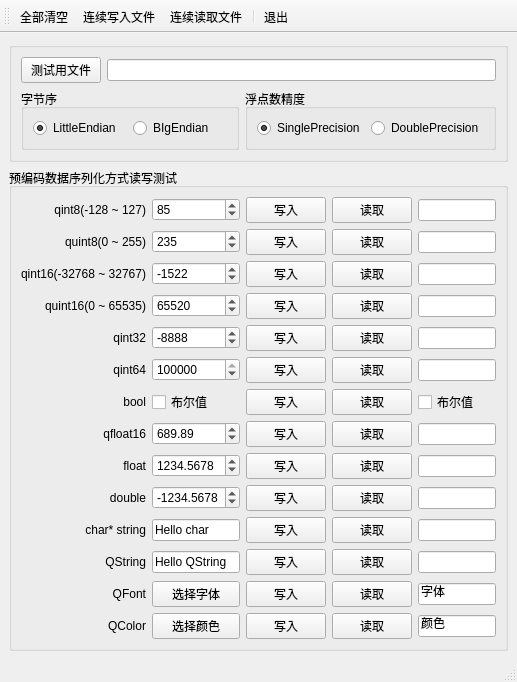
<?xml version="1.0" encoding="UTF-8"?>
<ui version="4.0">
 <class>QtBinFile</class>
 <widget class="QMainWindow" name="QtBinFile">
  <property name="geometry">
   <rect>
    <x>0</x>
    <y>0</y>
    <width>517</width>
    <height>659</height>
   </rect>
  </property>
  <property name="sizePolicy">
   <sizepolicy hsizetype="Preferred" vsizetype="Fixed">
    <horstretch>0</horstretch>
    <verstretch>0</verstretch>
   </sizepolicy>
  </property>
  <property name="windowTitle">
   <string>QtBinFile</string>
  </property>
  <widget class="QWidget" name="centralwidget">
   <layout class="QVBoxLayout" name="verticalLayout">
    <item>
     <widget class="QGroupBox" name="groupIn">
      <property name="sizePolicy">
       <sizepolicy hsizetype="Preferred" vsizetype="Fixed">
        <horstretch>0</horstretch>
        <verstretch>0</verstretch>
       </sizepolicy>
      </property>
      <property name="maximumSize">
       <size>
        <width>16777215</width>
        <height>16777215</height>
       </size>
      </property>
      <property name="title">
       <string/>
      </property>
      <layout class="QGridLayout" name="gridLayout">
       <item row="0" column="0">
        <layout class="QHBoxLayout" name="hlayoutBin">
         <item>
          <widget class="QPushButton" name="btnBin">
           <property name="text">
            <string>测试用文件</string>
           </property>
          </widget>
         </item>
         <item>
          <widget class="QLineEdit" name="txtBin"/>
         </item>
        </layout>
       </item>
       <item row="1" column="0">
        <layout class="QHBoxLayout" name="hlayoutRadio">
         <item>
          <widget class="QGroupBox" name="groupEndian">
           <property name="sizePolicy">
            <sizepolicy hsizetype="Preferred" vsizetype="Fixed">
             <horstretch>0</horstretch>
             <verstretch>0</verstretch>
            </sizepolicy>
           </property>
           <property name="title">
            <string>字节序</string>
           </property>
           <layout class="QHBoxLayout" name="horizontalLayout_2">
            <item>
             <widget class="QRadioButton" name="radioLittle">
              <property name="text">
               <string>LittleEndian</string>
              </property>
              <property name="checked">
               <bool>true</bool>
              </property>
             </widget>
            </item>
            <item>
             <widget class="QRadioButton" name="radioBig">
              <property name="text">
               <string>BIgEndian</string>
              </property>
             </widget>
            </item>
           </layout>
          </widget>
         </item>
         <item>
          <widget class="QGroupBox" name="groupPrec">
           <property name="sizePolicy">
            <sizepolicy hsizetype="Preferred" vsizetype="Fixed">
             <horstretch>0</horstretch>
             <verstretch>0</verstretch>
            </sizepolicy>
           </property>
           <property name="title">
            <string>浮点数精度</string>
           </property>
           <layout class="QHBoxLayout" name="horizontalLayout_3">
            <item>
             <widget class="QRadioButton" name="radioSingle">
              <property name="text">
               <string>SinglePrecision</string>
              </property>
              <property name="checked">
               <bool>true</bool>
              </property>
             </widget>
            </item>
            <item>
             <widget class="QRadioButton" name="radioDouble">
              <property name="text">
               <string>DoublePrecision</string>
              </property>
             </widget>
            </item>
           </layout>
          </widget>
         </item>
        </layout>
       </item>
      </layout>
     </widget>
    </item>
    <item>
     <widget class="QGroupBox" name="groupOut">
      <property name="sizePolicy">
       <sizepolicy hsizetype="Preferred" vsizetype="Fixed">
        <horstretch>0</horstretch>
        <verstretch>0</verstretch>
       </sizepolicy>
      </property>
      <property name="title">
       <string>预编码数据序列化方式读写测试</string>
      </property>
      <layout class="QGridLayout" name="gridLayout_4">
       <item row="7" column="4" rowspan="2" colspan="2">
        <widget class="QDoubleSpinBox" name="dbspinFloat16">
         <property name="maximum">
          <double>999.899999999999977</double>
         </property>
         <property name="value">
          <double>689.889999999999986</double>
         </property>
        </widget>
       </item>
       <item row="11" column="6" rowspan="2">
        <widget class="QPushButton" name="btnDoubleW">
         <property name="text">
          <string>写入</string>
         </property>
        </widget>
       </item>
       <item row="2" column="6">
        <widget class="QPushButton" name="btnQint16W">
         <property name="text">
          <string>写入</string>
         </property>
        </widget>
       </item>
       <item row="4" column="4" colspan="2">
        <widget class="QSpinBox" name="spinQint32">
         <property name="minimum">
          <number>-99999</number>
         </property>
         <property name="maximum">
          <number>99999</number>
         </property>
         <property name="value">
          <number>-8888</number>
         </property>
        </widget>
       </item>
       <item row="4" column="8">
        <widget class="QLineEdit" name="txtQint32"/>
       </item>
       <item row="13" column="8" rowspan="2">
        <widget class="QLineEdit" name="txtCharR"/>
       </item>
       <item row="15" column="7">
        <widget class="QPushButton" name="btnQStringR">
         <property name="text">
          <string>读取</string>
         </property>
        </widget>
       </item>
       <item row="7" column="6" rowspan="2">
        <widget class="QPushButton" name="btnFloat16W">
         <property name="text">
          <string>写入</string>
         </property>
        </widget>
       </item>
       <item row="6" column="0" colspan="4">
        <widget class="QLabel" name="labBool">
         <property name="text">
          <string>bool</string>
         </property>
         <property name="alignment">
          <set>Qt::AlignRight|Qt::AlignTrailing|Qt::AlignVCenter</set>
         </property>
        </widget>
       </item>
       <item row="9" column="0" rowspan="2" colspan="4">
        <widget class="QLabel" name="labFloat">
         <property name="text">
          <string>float</string>
         </property>
         <property name="alignment">
          <set>Qt::AlignRight|Qt::AlignTrailing|Qt::AlignVCenter</set>
         </property>
        </widget>
       </item>
       <item row="16" column="7" rowspan="2">
        <widget class="QPushButton" name="btnFontR">
         <property name="text">
          <string>读取</string>
         </property>
        </widget>
       </item>
       <item row="11" column="4" rowspan="2" colspan="2">
        <widget class="QDoubleSpinBox" name="dbspinDouble">
         <property name="decimals">
          <number>4</number>
         </property>
         <property name="minimum">
          <double>-9999.000000000000000</double>
         </property>
         <property name="maximum">
          <double>9999.000000000000000</double>
         </property>
         <property name="value">
          <double>-1234.567800000000034</double>
         </property>
        </widget>
       </item>
       <item row="0" column="8">
        <widget class="QLineEdit" name="txtQint8"/>
       </item>
       <item row="3" column="7">
        <widget class="QPushButton" name="btnQuint16R">
         <property name="text">
          <string>读取</string>
         </property>
        </widget>
       </item>
       <item row="13" column="0" rowspan="2" colspan="4">
        <widget class="QLabel" name="labChar">
         <property name="text">
          <string>char* string</string>
         </property>
         <property name="alignment">
          <set>Qt::AlignRight|Qt::AlignTrailing|Qt::AlignVCenter</set>
         </property>
        </widget>
       </item>
       <item row="7" column="2" rowspan="2" colspan="2">
        <widget class="QLabel" name="labFloat16">
         <property name="text">
          <string>qfloat16</string>
         </property>
         <property name="alignment">
          <set>Qt::AlignRight|Qt::AlignTrailing|Qt::AlignVCenter</set>
         </property>
        </widget>
       </item>
       <item row="0" column="6">
        <widget class="QPushButton" name="btnQint8W">
         <property name="text">
          <string>写入</string>
         </property>
        </widget>
       </item>
       <item row="6" column="8">
        <widget class="QCheckBox" name="chkRbool">
         <property name="text">
          <string>布尔值</string>
         </property>
        </widget>
       </item>
       <item row="15" column="8">
        <widget class="QLineEdit" name="txtQStringR"/>
       </item>
       <item row="5" column="8">
        <widget class="QLineEdit" name="txtQint64"/>
       </item>
       <item row="2" column="7">
        <widget class="QPushButton" name="btnQint16R">
         <property name="text">
          <string>读取</string>
         </property>
        </widget>
       </item>
       <item row="11" column="0" rowspan="2" colspan="4">
        <widget class="QLabel" name="labDouble">
         <property name="text">
          <string>double</string>
         </property>
         <property name="alignment">
          <set>Qt::AlignRight|Qt::AlignTrailing|Qt::AlignVCenter</set>
         </property>
        </widget>
       </item>
       <item row="4" column="0" colspan="4">
        <widget class="QLabel" name="labInt32">
         <property name="text">
          <string>qint32</string>
         </property>
         <property name="alignment">
          <set>Qt::AlignRight|Qt::AlignTrailing|Qt::AlignVCenter</set>
         </property>
        </widget>
       </item>
       <item row="1" column="6">
        <widget class="QPushButton" name="btnQuint8W">
         <property name="text">
          <string>写入</string>
         </property>
        </widget>
       </item>
       <item row="0" column="4" colspan="2">
        <widget class="QSpinBox" name="spinQint8">
         <property name="minimum">
          <number>-128</number>
         </property>
         <property name="maximum">
          <number>127</number>
         </property>
         <property name="value">
          <number>85</number>
         </property>
        </widget>
       </item>
       <item row="16" column="8" rowspan="2">
        <widget class="QLineEdit" name="txtFont">
         <property name="text">
          <string>字体</string>
         </property>
        </widget>
       </item>
       <item row="9" column="8" rowspan="2">
        <widget class="QLineEdit" name="txtFloat"/>
       </item>
       <item row="11" column="7" rowspan="2">
        <widget class="QPushButton" name="btnDoubleR">
         <property name="text">
          <string>读取</string>
         </property>
        </widget>
       </item>
       <item row="13" column="7" rowspan="2">
        <widget class="QPushButton" name="btnCharR">
         <property name="text">
          <string>读取</string>
         </property>
        </widget>
       </item>
       <item row="18" column="6">
        <widget class="QPushButton" name="btnColorW">
         <property name="text">
          <string>写入</string>
         </property>
        </widget>
       </item>
       <item row="13" column="4" rowspan="2" colspan="2">
        <widget class="QLineEdit" name="txtChar">
         <property name="text">
          <string>Hello char</string>
         </property>
        </widget>
       </item>
       <item row="1" column="7">
        <widget class="QPushButton" name="btnQuint8R">
         <property name="text">
          <string>读取</string>
         </property>
        </widget>
       </item>
       <item row="3" column="4" colspan="2">
        <widget class="QSpinBox" name="spinQuint16">
         <property name="maximum">
          <number>65535</number>
         </property>
         <property name="value">
          <number>65520</number>
         </property>
        </widget>
       </item>
       <item row="16" column="6" rowspan="2">
        <widget class="QPushButton" name="btnFontW">
         <property name="text">
          <string>写入</string>
         </property>
        </widget>
       </item>
       <item row="18" column="8">
        <widget class="QLineEdit" name="txtColor">
         <property name="text">
          <string>颜色</string>
         </property>
        </widget>
       </item>
       <item row="18" column="7">
        <widget class="QPushButton" name="btnColorR">
         <property name="text">
          <string>读取</string>
         </property>
        </widget>
       </item>
       <item row="4" column="7">
        <widget class="QPushButton" name="btnQint32R">
         <property name="text">
          <string>读取</string>
         </property>
        </widget>
       </item>
       <item row="9" column="7" rowspan="2">
        <widget class="QPushButton" name="btnFloatR">
         <property name="text">
          <string>读取</string>
         </property>
        </widget>
       </item>
       <item row="15" column="0" colspan="4">
        <widget class="QLabel" name="labString">
         <property name="text">
          <string>QString</string>
         </property>
         <property name="alignment">
          <set>Qt::AlignRight|Qt::AlignTrailing|Qt::AlignVCenter</set>
         </property>
        </widget>
       </item>
       <item row="16" column="0" rowspan="2" colspan="4">
        <widget class="QLabel" name="labFont">
         <property name="text">
          <string>QFont</string>
         </property>
         <property name="alignment">
          <set>Qt::AlignRight|Qt::AlignTrailing|Qt::AlignVCenter</set>
         </property>
        </widget>
       </item>
       <item row="3" column="6">
        <widget class="QPushButton" name="btnQuint16W">
         <property name="text">
          <string>写入</string>
         </property>
        </widget>
       </item>
       <item row="5" column="0" colspan="4">
        <widget class="QLabel" name="labInt64">
         <property name="text">
          <string>qint64</string>
         </property>
         <property name="alignment">
          <set>Qt::AlignRight|Qt::AlignTrailing|Qt::AlignVCenter</set>
         </property>
        </widget>
       </item>
       <item row="6" column="7">
        <widget class="QPushButton" name="btnBoolR">
         <property name="text">
          <string>读取</string>
         </property>
        </widget>
       </item>
       <item row="3" column="8">
        <widget class="QLineEdit" name="txtQuint16"/>
       </item>
       <item row="5" column="4" colspan="2">
        <widget class="QSpinBox" name="spinQint64">
         <property name="minimum">
          <number>-99999999</number>
         </property>
         <property name="maximum">
          <number>99999999</number>
         </property>
         <property name="value">
          <number>12345678</number>
         </property>
        </widget>
       </item>
       <item row="5" column="6">
        <widget class="QPushButton" name="btnQint64W">
         <property name="text">
          <string>写入</string>
         </property>
        </widget>
       </item>
       <item row="6" column="4" colspan="2">
        <widget class="QCheckBox" name="chkBool">
         <property name="text">
          <string>布尔值</string>
         </property>
        </widget>
       </item>
       <item row="3" column="0" colspan="4">
        <widget class="QLabel" name="labUint16">
         <property name="text">
          <string>quint16(0 ~ 65535)</string>
         </property>
         <property name="alignment">
          <set>Qt::AlignRight|Qt::AlignTrailing|Qt::AlignVCenter</set>
         </property>
        </widget>
       </item>
       <item row="2" column="8">
        <widget class="QLineEdit" name="txtQint16"/>
       </item>
       <item row="5" column="7">
        <widget class="QPushButton" name="btnQint64R">
         <property name="text">
          <string>读取</string>
         </property>
        </widget>
       </item>
       <item row="2" column="0" colspan="4">
        <widget class="QLabel" name="labInt16">
         <property name="text">
          <string>qint16(-32768 ~ 32767)</string>
         </property>
         <property name="alignment">
          <set>Qt::AlignRight|Qt::AlignTrailing|Qt::AlignVCenter</set>
         </property>
        </widget>
       </item>
       <item row="1" column="0" colspan="4">
        <widget class="QLabel" name="labQuint8">
         <property name="text">
          <string>quint8(0 ~ 255)</string>
         </property>
         <property name="alignment">
          <set>Qt::AlignRight|Qt::AlignTrailing|Qt::AlignVCenter</set>
         </property>
        </widget>
       </item>
       <item row="1" column="4" colspan="2">
        <widget class="QSpinBox" name="spinQuint8">
         <property name="maximum">
          <number>255</number>
         </property>
         <property name="value">
          <number>235</number>
         </property>
        </widget>
       </item>
       <item row="15" column="4" colspan="2">
        <widget class="QLineEdit" name="txtQString">
         <property name="text">
          <string>Hello QString</string>
         </property>
        </widget>
       </item>
       <item row="6" column="6">
        <widget class="QPushButton" name="btnBoolW">
         <property name="text">
          <string>写入</string>
         </property>
        </widget>
       </item>
       <item row="7" column="8" rowspan="2">
        <widget class="QLineEdit" name="txtFloat16"/>
       </item>
       <item row="18" column="4" colspan="2">
        <widget class="QPushButton" name="btnColor">
         <property name="text">
          <string>选择颜色</string>
         </property>
        </widget>
       </item>
       <item row="7" column="7" rowspan="2">
        <widget class="QPushButton" name="btnFloat16R">
         <property name="text">
          <string>读取</string>
         </property>
        </widget>
       </item>
       <item row="16" column="4" rowspan="2" colspan="2">
        <widget class="QPushButton" name="btnFont">
         <property name="text">
          <string>选择字体</string>
         </property>
        </widget>
       </item>
       <item row="1" column="8">
        <widget class="QLineEdit" name="txtQuint8"/>
       </item>
       <item row="0" column="7">
        <widget class="QPushButton" name="btnQint8R">
         <property name="text">
          <string>读取</string>
         </property>
        </widget>
       </item>
       <item row="4" column="6">
        <widget class="QPushButton" name="btnQint32W">
         <property name="text">
          <string>写入</string>
         </property>
        </widget>
       </item>
       <item row="2" column="4" colspan="2">
        <widget class="QSpinBox" name="spinQint16">
         <property name="minimum">
          <number>-32768</number>
         </property>
         <property name="maximum">
          <number>32767</number>
         </property>
         <property name="value">
          <number>-1522</number>
         </property>
        </widget>
       </item>
       <item row="0" column="0" colspan="4">
        <widget class="QLabel" name="labQint8">
         <property name="text">
          <string>qint8(-128 ~ 127)</string>
         </property>
         <property name="alignment">
          <set>Qt::AlignRight|Qt::AlignTrailing|Qt::AlignVCenter</set>
         </property>
        </widget>
       </item>
       <item row="9" column="4" rowspan="2" colspan="2">
        <widget class="QDoubleSpinBox" name="dbspinFloat">
         <property name="decimals">
          <number>4</number>
         </property>
         <property name="maximum">
          <double>9999.999900000000707</double>
         </property>
         <property name="value">
          <double>1234.567800000000034</double>
         </property>
        </widget>
       </item>
       <item row="9" column="6" rowspan="2">
        <widget class="QPushButton" name="btnFloatW">
         <property name="text">
          <string>写入</string>
         </property>
        </widget>
       </item>
       <item row="15" column="6">
        <widget class="QPushButton" name="btnQStringW">
         <property name="text">
          <string>写入</string>
         </property>
        </widget>
       </item>
       <item row="13" column="6" rowspan="2">
        <widget class="QPushButton" name="btnCharW">
         <property name="text">
          <string>写入</string>
         </property>
        </widget>
       </item>
       <item row="18" column="0" colspan="4">
        <widget class="QLabel" name="labColor">
         <property name="text">
          <string>QColor</string>
         </property>
         <property name="alignment">
          <set>Qt::AlignRight|Qt::AlignTrailing|Qt::AlignVCenter</set>
         </property>
        </widget>
       </item>
       <item row="11" column="8" rowspan="2">
        <widget class="QLineEdit" name="txtDouble"/>
       </item>
      </layout>
     </widget>
    </item>
   </layout>
  </widget>
  <widget class="QStatusBar" name="statusBar"/>
  <widget class="QToolBar" name="toolBar">
   <property name="windowTitle">
    <string>toolBar</string>
   </property>
   <property name="toolButtonStyle">
    <enum>Qt::ToolButtonTextBesideIcon</enum>
   </property>
   <attribute name="toolBarArea">
    <enum>TopToolBarArea</enum>
   </attribute>
   <attribute name="toolBarBreak">
    <bool>false</bool>
   </attribute>
   <addaction name="actionClearAll"/>
   <addaction name="actionWrite"/>
   <addaction name="actionRead"/>
   <addaction name="separator"/>
   <addaction name="actionQuit"/>
  </widget>
  <action name="actionClearAll">
   <property name="icon">
    <iconset resource="res.qrc">
     <normaloff>:/icon_rw/qingkongziyuan.svg</normaloff>:/icon_rw/qingkongziyuan.svg</iconset>
   </property>
   <property name="text">
    <string>全部清空</string>
   </property>
  </action>
  <action name="actionWrite">
   <property name="icon">
    <iconset resource="res.qrc">
     <normaloff>:/icon_rw/xierushujuku.svg</normaloff>:/icon_rw/xierushujuku.svg</iconset>
   </property>
   <property name="text">
    <string>连续写入文件</string>
   </property>
  </action>
  <action name="actionRead">
   <property name="icon">
    <iconset resource="res.qrc">
     <normaloff>:/icon_rw/duqushujuku.svg</normaloff>:/icon_rw/duqushujuku.svg</iconset>
   </property>
   <property name="text">
    <string>连续读取文件</string>
   </property>
  </action>
  <action name="actionQuit">
   <property name="icon">
    <iconset resource="res.qrc">
     <normaloff>:/icon_rw/tuichu.svg</normaloff>:/icon_rw/tuichu.svg</iconset>
   </property>
   <property name="text">
    <string>退出</string>
   </property>
  </action>
 </widget>
 <resources>
  <include location="res.qrc"/>
 </resources>
 <connections>
  <connection>
   <sender>actionQuit</sender>
   <signal>triggered()</signal>
   <receiver>QtBinFile</receiver>
   <slot>close()</slot>
   <hints>
    <hint type="sourcelabel">
     <x>-1</x>
     <y>-1</y>
    </hint>
    <hint type="destinationlabel">
     <x>330</x>
     <y>210</y>
    </hint>
   </hints>
  </connection>
 </connections>
</ui>
